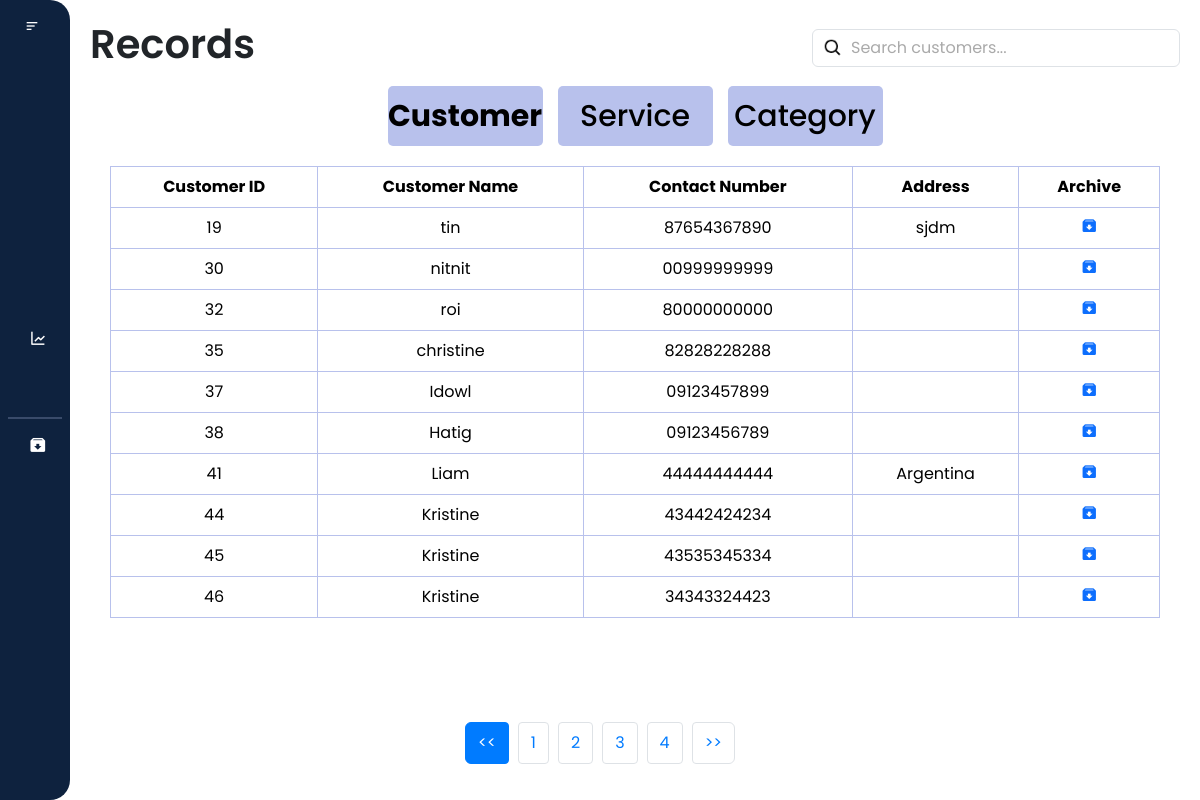
The page /records/customer.php (signed in) on the database its author committed.
### tables this page shows
CREATE TABLE `customer` (
  `customer_id` int(11) NOT NULL,
  `customer_name` varchar(255) NOT NULL,
  `contact_number` varchar(20) NOT NULL,
  `province` varchar(255) NOT NULL,
  `city` varchar(255) NOT NULL,
  `address` varchar(255) NOT NULL,
  `brgy` varchar(255) NOT NULL
);

### records/customer.php (the view, shortened to what this page needs)
<?php
require_once('customer_db.php');
$user_role = $_SESSION['user_role'];
?>
<!DOCTYPE html>
<html lang="en">
<head>
    <link href="https://cdn.jsdelivr.net/npm/bootstrap@5.3.3/dist/css/bootstrap.min.css" rel="stylesheet"
>
    <link href="https://cdn.lineicons.com/4.0/lineicons.css" rel="stylesheet" />
    <link href='https://unpkg.com/boxicons@2.1.4/css/boxicons.min.css' rel='stylesheet'>
    <link rel="stylesheet" href="customer.css">
</head>
<body>
    <div class="wrapper">
        <aside id="sidebar">
            <div class="d-flex">
                <button id="toggle-btn" type="button">
                    <i class="bx bx-menu-alt-left"></i>
                </button>
            </div>
            <ul class="sidebar-nav">
                <li class="sidebar-item">
                    <a href="/laundry_system/dashboard/dashboard.php" class="sidebar-link">
                    </a>
                </li>
                <li class="sidebar-item">
                    <a href="/laundry_system/profile/profile.php" class="sidebar-link">
                    </a>
                </li>
                <?php if ($user_role === 'admin') : ?>
                    <li class="sidebar-item">
                        <a href="/laundry_system/users/users.php" class="sidebar-link">
                        </a>
                    </li>
                    <li class="sidebar-item">
                        <a href="#" class="sidebar-link has-dropdown collapsed" data-bs-toggle="collapse"
                            data-bs-target="#records" aria-expanded="false" aria-controls="records">
                        </a>
                    </li>
                <?php endif; ?>
                <li class="sidebar-item">
                    <a href="/laundry_system/transaction/transaction.php" class="sidebar-link">
                    </a>
                </li>
                <li class="sidebar-item">
                    <a href="/laundry_system/sales_report/report.php" class="sidebar-link">
                        <i class='bx bx-line-chart'></i>
                    </a>
                </li>
                <?php if ($user_role === 'admin') : ?>
                    <li class="sidebar-item">
                        <a href="/laundry_system/settings/setting.php" class="sidebar-link">
                        </a>
                    </li>
                    <hr style="border: 1px solid #b8c1ec; margin: 8px">
                    <li class="sidebar-item">
                        <a href="#" class="sidebar-link has-dropdown collapsed" data-bs-toggle="collapse"
                        data-bs-target="#archived" aria-expanded="false" aria-controls="archived">
                            <i class='bx bxs-archive-in'></i>
                        </a>
                    </li>
                <?php endif; ?>
            </ul>
            <div class="sidebar-footer">
                <a href="javascript:void(0)" class="sidebar-link" id="btn_logout">
                </a>
            </div>
        </aside>
        <div class="main-content">
            <nav>
                <div class="d-flex justify-content-between align-items-center">
                    <h1>Records</h1>
                    <div class="search_bar" m-1>
                        <input class="form-control" type="text" id="filter_customer" placeholder="Search customers...">
                    </div>
                </div>
            </nav>
            <div class="buttons">
                <div class="customer_button">
                   <a href="customer.php" class="button" id="customerBtn"><b>Customer</b></a>
                </div>
                <div class="service_button">
                    <a href="service.php" class="button" id="serviceBtn">Service</a>
                </div>
                <div class="category_button">
                    <a href="category.php" class="button" id="categoryBtn">Category</a>
                </div>
            </div>
            <div class="table-responsive">
                <table class="table table-bordered text-center">
                    <thead>
                        <tr class="bg-dark text-white">
                            <th>Customer ID</th>
                            <th>Customer Name</th>
                            <th>Contact Number</th>
                            <th>Address</th>
                            <th>Archive</th>
                        </tr>
                    </thead>
                    <tbody id = "customer_table">
                       <?php
                        $query = "SELECT * FROM customer";
                        $result = mysqli_query($con, $query);
                        if ($result && $result->num_rows > 0) {
                            while ($row = mysqli_fetch_assoc($result)) {
                        ?>
                            <tr>
                                <td><?php echo $row['customer_id']; ?></td>
                                <td><?php echo $row['customer_name']; ?></td>
                                <td><?php echo $row['contact_number']; ?></td>
                                <td><?php echo $row['address']; ?></td>
                                <td>
                                    <a href="javascript:void(0);" class="archive-btn"
                                        data-id="<?php echo $row['customer_id']; ?>"
                                        data-name="<?php echo $row['customer_name']; ?>"
                                        data-contact="<?php echo $row['contact_number']; ?>"
                                        data-address="<?php echo $row['address']; ?>">
                                        <i class='bx bxs-archive-in'></i>
                                    </a>
                                </td>
                            </tr>
                        <?php
                            }
                        } else {
                        ?>
                    <tr>
                        <td colspan="5">No customer found.</td>
                    </tr>
                    <?php
                    }
                    ?>
                    </tbody>
                </table>
            </div>
            <nav aria-label="Page navigation">
                <ul class="pagination justify-content-center" id="pagination">
                </ul>
            </nav>
        </div>
    </div>
</body>
</html>

### records/customer.css (style rules this page uses)
* { margin: 0; padding: 0; font-family: "Poppins", "Segoe UI"; box-sizing: border-box; }
html { scroll-behavior: smooth; }
a { text-decoration: none; }
li { list-style: none; }
h1 { font-weight: 600; font-size: 1.5 rem; }
.wrapper { display: flex; width: 100%; height: 100vh; }
#sidebar { display: flex; height: 100%; width: 70px; overflow: auto; min-width: 70px; z-index: 1000; transition: all 0.25s ease-in-out; flex-direction: column; background-color: #0e223e; border-radius: 0 20px 20px 0; }
#toggle-btn { background-color: transparent; cursor: pointer; border: 0; padding: 1rem 1.5rem; }
#toggle-btn i { font-size: 1.5 rem; color: #fff; }
.sidebar-nav { padding: 2rem 0; flex: 1 1 auto; }
a.sidebar-link { padding: 0.625rem 1.625rem; color: #fff; display: block; font-size: 0.9rem; white-space: nowrap; border-left: 3px solid transparent; text-decoration: none; }
.sidebar-link i { font-size: 1.1rem; margin-right: 0.75rem; }
.sidebar-item { position: relative; }
.main-content { flex: 1; overflow-y: auto; padding: 20px; transition: margin-left 0.5s ease; padding-bottom: 60px; }
.buttons { display: flex; flex-direction: row; gap: 15px; flex-wrap: wrap; justify-content: center; margin-top: 10px; }
.button { display: inline-flex; align-items: center; justify-content: center; height: 60px; width: 155px; padding: 10px 20px; background-color: #b8c1ec; color: #000; text-align: center; text-decoration: none; border-radius: 5px; font-size: 30px; font-weight: 500; margin: 0; gap: 10px; }
.table-responsive { padding: 20px; }
.table { width: 100%; border-collapse: collapse; border: #b8c1ec; margin: 0; }
th, td { border: 1px solid #b8c1ec; padding: 8px; text-align: center; }
.pagination { display: flex; justify-content: center; padding-left: 0; list-style: none; border-radius: 0.25rem; margin-top: 20px; position: absolute; bottom: 20px; left: 0; right: 0; }
.search_bar { position: relative; }
.search_bar .form-control { padding-left: 38px; }
.search_bar .form-control::placeholder { color: #aaa; }
.search_bar .form-control { background-image: url('/laundry_system/images/search.png'); background-repeat: no-repeat; background-position: 10px center; background-size: 20px 20px; }

### rows shown on the page
customer: customer_id "19", customer_name "tin", contact_number "87654367890", address "sjdm"
customer: customer_id "30", customer_name "nitnit", contact_number "00999999999"
customer: customer_id "32", customer_name "roi", contact_number "80000000000"
customer: customer_id "35", customer_name "christine", contact_number "82828228288"
customer: customer_id "37", customer_name "Idowl", contact_number "09123457899"
customer: customer_id "38", customer_name "Hatig", contact_number "09123456789"
customer: customer_id "41", customer_name "Liam", contact_number "44444444444", address "Argentina"
customer: customer_id "44", customer_name "Kristine", contact_number "43442424234"
customer: customer_id "45", customer_name "Kristine", contact_number "43535345334"
customer: customer_id "46", customer_name "Kristine", contact_number "34343324423"
